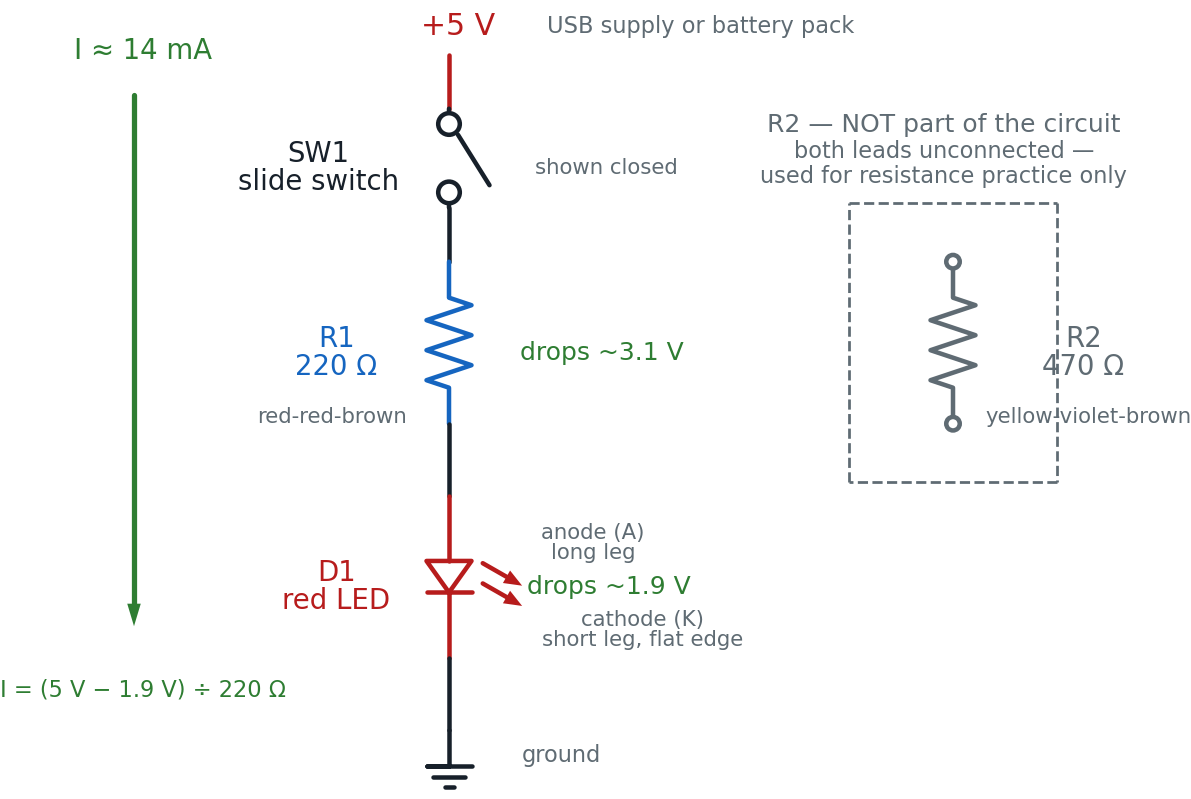

Write Python code to recreate this figure.
#!/usr/bin/env python3
"""Render the schematic for the "Meet Your Multimeter" lab.

Prompt:
    Draw the switched LED circuit from Lab 10 with a switch added: a 5 V
    supply, a slide switch SW1, a 220 ohm current-limiting resistor R1 in
    series with a red LED D1, and a return to ground. Label every component
    with its reference designator and value, mark the LED's anode and
    cathode, and annotate the conventional current direction with its
    measured value of about 14 mA once SW1 is closed. Off to the right,
    separately, draw a second resistor R2 (470 ohm) with both leads left
    floating (not wired to anything else in the drawing), inside a dashed
    box clearly labeled "R2 - NOT part of the circuit - used for
    resistance-measurement practice only."

Topology: +5V -> SW1 -> R1 -> D1(anode..cathode) -> GND. R2 is drawn
electrically isolated, both leads terminating in open (unconnected) dots.
Assumptions: red LED with a measured ~1.9 V forward voltage (Chapter 20),
5 V USB supply, a 220 ohm resistor (the same R1 value as Lab 10), and a
470 ohm resistor for R2 (yellow-violet-brown), which is never wired in.

Usage:
    python3 multimeter-circuit-schematic.py multimeter-circuit-schematic.png
"""

from pathlib import Path
import sys

sys.path.insert(0, str(Path(__file__).resolve().parents[3]))
import schemdraw.elements as elm
from docs.schematic_utils import (
    BLUE,
    GRAY,
    GREEN,
    INK,
    RED,
    arrow,
    dot,
    drawing,
    ground,
    save_cli,
    text,
    wire,
)

X = 4.0            # the series branch runs straight down this line
Y_TOP = 8.6         # supply rail
Y_SW_TOP = 8.0
Y_SW_BOT = 6.9
Y_RES_TOP = 6.3
Y_RES_BOT = 4.5
Y_LED_TOP = 3.7
Y_LED_BOT = 1.9
Y_GND = 1.1

X_R2 = 9.6           # the isolated practice resistor, off to the side
Y_R2_TOP = 6.3
Y_R2_BOT = 4.5


def build_drawing():
    d = drawing()

    # Supply rail into the switch
    wire(d, (X, Y_TOP), (X, Y_SW_TOP), color=RED)
    text(d, "+5 V", (X, Y_TOP + 0.42), color=RED, fontsize=12)
    text(d, "USB supply or battery pack", (X + 2.7, Y_TOP + 0.42), color=GRAY, fontsize=9)

    # SW1 - the slide switch, drawn closed (current is flowing)
    sw = d.add(
        elm.Switch().down().at((X, Y_SW_TOP)).to((X, Y_SW_BOT)).color(INK)
    )
    text(d, "SW1\nslide switch", (X - 1.55, (Y_SW_TOP + Y_SW_BOT) / 2), color=INK, fontsize=11)
    text(d, "shown closed", (X + 1.65, (Y_SW_TOP + Y_SW_BOT) / 2), color=GRAY, fontsize=8.5)
    wire(d, sw.end, (X, Y_RES_TOP))

    # R1 - the current-limiting resistor, same value as Lab 10
    res = d.add(
        elm.Resistor().down().at((X, Y_RES_TOP)).to((X, Y_RES_BOT)).color(BLUE)
    )
    text(d, "R1\n220 Ω", (X - 1.35, (Y_RES_TOP + Y_RES_BOT) / 2), color=BLUE, fontsize=11)
    text(d, "red-red-brown", (X - 1.4, (Y_RES_TOP + Y_RES_BOT) / 2 - 0.72), color=GRAY, fontsize=8.5)
    text(d, "drops ~3.1 V", (X + 1.6, (Y_RES_TOP + Y_RES_BOT) / 2), color=GREEN, fontsize=10)

    wire(d, res.end, (X, Y_LED_TOP))

    # D1 - the LED, drawn with its polarity spelled out
    led = d.add(elm.LED().down().at((X, Y_LED_TOP)).to((X, Y_LED_BOT)).color(RED))
    text(d, "D1\nred LED", (X - 1.35, (Y_LED_TOP + Y_LED_BOT) / 2), color=RED, fontsize=11)
    text(d, "drops ~1.9 V", (X + 1.68, (Y_LED_TOP + Y_LED_BOT) / 2), color=GREEN, fontsize=10)
    text(d, "anode (A)\nlong leg", (X + 1.5, Y_LED_TOP - 0.42), color=GRAY, fontsize=8.5)
    text(d, "cathode (K)\nshort leg, flat edge", (X + 2.05, Y_LED_BOT + 0.42), color=GRAY, fontsize=8.5)

    wire(d, led.end, (X, Y_GND))
    ground(d, (X, Y_GND))
    text(d, "ground", (X + 1.15, Y_GND - 0.18), color=GRAY, fontsize=9)

    # Conventional current: out of the +, through the parts, back to ground.
    # Only flows once SW1 is closed, which is how this schematic is drawn.
    arrow(d, (X - 3.5, Y_SW_TOP + 0.15), (X - 3.5, Y_LED_BOT + 0.35), color=GREEN)
    text(d, "I ≈ 14 mA", (X - 3.5, Y_SW_TOP + 0.75), color=GREEN, fontsize=11)
    text(d, "I = (5 V − 1.9 V) ÷ 220 Ω", (X - 3.5, Y_LED_BOT - 0.25), color=GREEN, fontsize=9)

    # R2 - drawn isolated, both leads floating, for the resistance-practice
    # exercise. It is never connected to the circuit above.
    r2 = d.add(
        elm.Resistor().down().at((X_R2, Y_R2_TOP)).to((X_R2, Y_R2_BOT)).color(GRAY)
    )
    dot(d, (X_R2, Y_R2_TOP), color=GRAY, open=True)
    dot(d, (X_R2, Y_R2_BOT), color=GRAY, open=True)
    text(d, "R2\n470 Ω", (X_R2 + 1.35, (Y_R2_TOP + Y_R2_BOT) / 2), color=GRAY, fontsize=11)
    text(d, "yellow-violet-brown", (X_R2 + 1.4, (Y_R2_TOP + Y_R2_BOT) / 2 - 0.72), color=GRAY, fontsize=8.5)

    # Dashed box around R2 to make the isolation unmistakable at a glance.
    # The caption block is placed relative to box_top (not Y_R2_TOP) with a
    # clear gap, so its lowest line never touches the dashed edge.
    box_pad_x, box_top, box_bot = 1.15, Y_R2_TOP + 0.65, Y_R2_BOT - 0.65
    box_x0, box_x1 = X_R2 - box_pad_x, X_R2 + box_pad_x
    for (sx, sy), (ex, ey) in (
        ((box_x0, box_top), (box_x1, box_top)),
        ((box_x1, box_top), (box_x1, box_bot)),
        ((box_x1, box_bot), (box_x0, box_bot)),
        ((box_x0, box_bot), (box_x0, box_top)),
    ):
        wire(d, (sx, sy), (ex, ey), color=GRAY, lw=1.1, ls="--")

    text(d, "R2 — NOT part of the circuit", (X_R2, box_top + 0.78), color=GRAY, fontsize=10)
    text(d, "both leads unconnected —", (X_R2, box_top + 0.48), color=GRAY, fontsize=9)
    text(d, "used for resistance practice only", (X_R2, box_top + 0.21), color=GRAY, fontsize=9)

    return d


if __name__ == "__main__":
    save_cli(build_drawing, __doc__)
